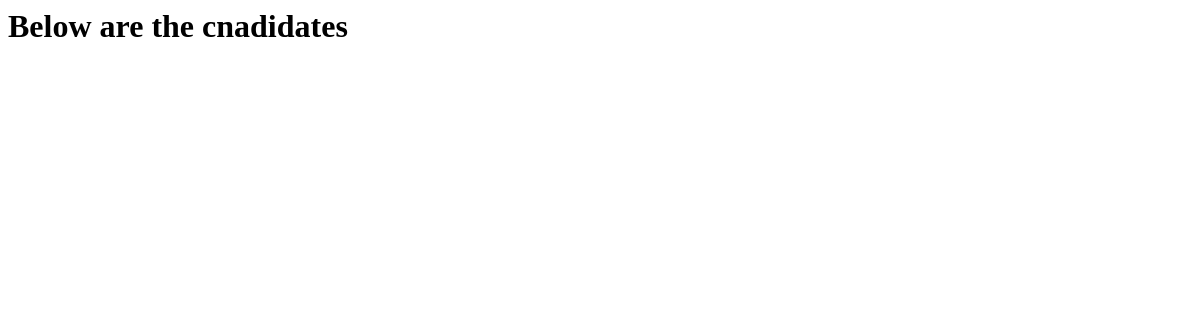
The page /candidates/view_candidates on the database as committed earlier.
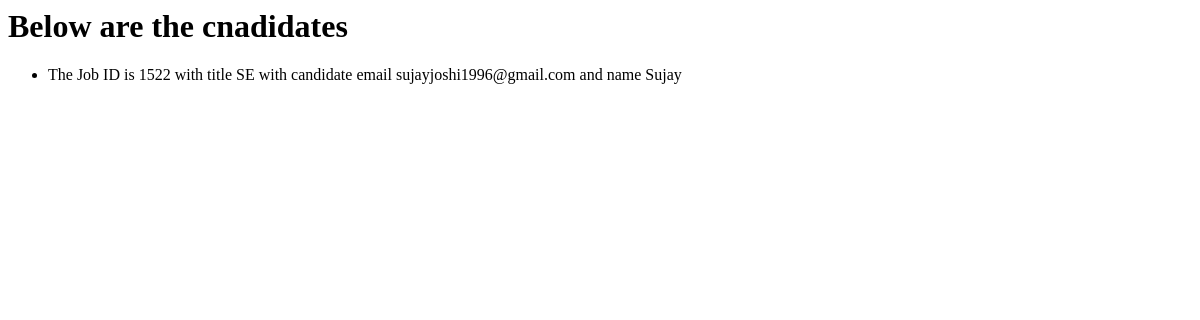
The same page on the database as committed later.
### candidates/models.py (models this page shows)
class Candidate(models.Model):
    jobid = models.IntegerField(unique = False)
    jobtitle = models.CharField(max_length = 128, unique = False)
    time = models.DateTimeField(default = datetime.now, blank = True)
    email = models.CharField(max_length = 256, unique = True)
    name = models.CharField(max_length = 128, unique = False)
    def __str__(self):
        return f"The Job ID is {str(self.jobid)} with title {self.jobtitle} with candidate email {self.email} and name {self.name}"

### candidates/views.py (the view)
# urls.py: path('view_candidates', views.view_candidates, name = 'viewCandidates'),
def view_candidates(requests):
    context = {
        "candidates" : Candidate.objects.all()
    }
    return render(requests, "candidates.html", context)

### candidates/templates/candidates.html (shortened to what this page needs)
<html>
    <head>
    </head>
    <body>
        <h1>Below are the cnadidates</h1>
        <ul>
                    {% for candidate in candidates %}
                    <li>
                            {{candidate}}
                    </li>
                    {% endfor %}
        </ul>
    </body>
    </html>

Rows that differ between the two databases and show on the page:
added Candidate: jobid+jobtitle+email "The Job ID is 1522 with title SE with candidate email sujayjoshi1996@gmail.com and name Sujay"
